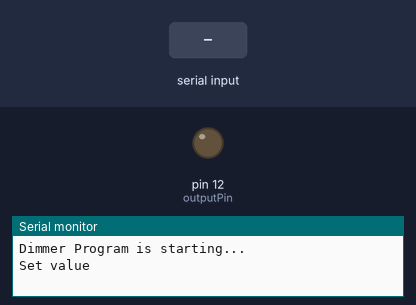
Simulated run of this sketch. Board: Arduino Uno, built with avr-gcc and run on an emulated ATmega328P. Parts: output pins drawn as LEDs (lit = HIGH), the last lines printed to the serial monitor. The inputs (shaded band) are chosen by the test bench.

Above: at 1.2 s.
1.3 s: "<90,45>" received over Serial
At 1.9 s:
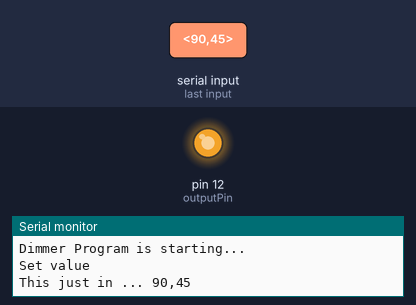
2.8 s: "<5>" received over Serial
At 3.1 s:
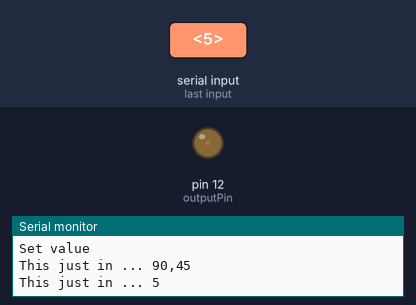
4.3 s: "<90>" received over Serial
At 5.4 s:
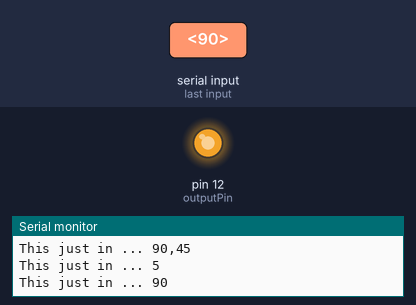
Timing chart, 0 to 7.3 s (numbered marks = the images above; inputs shaded):
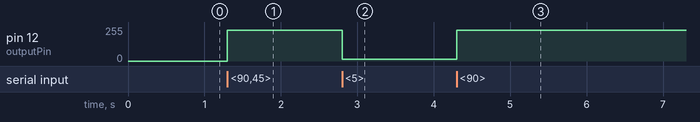

Measured:
- after the input at 1.3 s, pin 12 (outputPin): 0/255 → 229/255 at once
- after the input at 2.8 s, pin 12 (outputPin): 229/255 → 12/255 at once
- after the input at 4.3 s, pin 12 (outputPin): 12/255 → 229/255 at once

The sketch:

dimmer_robin.ino
```cpp
/**************
 *  RobotDyn
 *  Dimmer Library
 *  **************
 *
 * The following sketch is meant to define the dimming value through the serial port of the controller,
 * using USE_SERIAL.begin
 *    void printSpace() function is used for adding of space after functional data
 *    void loop()  serial port evaluator, used to register and define values in dimmer.setPower(outVal);
 *
 *
 *  ---------------------- OUTPUT & INPUT Pin table ---------------------
 *  +---------------+-------------------------+-------------------------+
 *  |   Board       | INPUT Pin               | OUTPUT Pin              |
 *  |               | Zero-Cross              |                         |
 *  +---------------+-------------------------+-------------------------+
 *  | Lenardo       | D7 (NOT CHANGABLE)      | D0-D6, D8-D13           |
 *  +---------------+-------------------------+-------------------------+
 *  | Mega          | D2 (NOT CHANGABLE)      | D0-D1, D3-D70           |
 *  +---------------+-------------------------+-------------------------+
 *  | Uno           | D2 (NOT CHANGABLE)      | D0-D1, D3-D20           |
 *  +---------------+-------------------------+-------------------------+
 *  | ESP8266       | D1(IO5),    D2(IO4),    | D0(IO16),   D1(IO5),    |
 *  |               | D5(IO14),   D6(IO12),   | D2(IO4),    D5(IO14),   |
 *  |               | D7(IO13),   D8(IO15),   | D6(IO12),   D7(IO13),   |
 *  |               |                         | D8(IO15)                |
 *  +---------------+-------------------------+-------------------------+
 *  | ESP32         | 4(GPI36),   6(GPI34),   | 8(GPO32),   9(GP033),   |
 *  |               | 5(GPI39),   7(GPI35),   | 10(GPIO25), 11(GPIO26), |
 *  |               | 8(GPO32),   9(GP033),   | 12(GPIO27), 13(GPIO14), |
 *  |               | 10(GPI025), 11(GPIO26), | 14(GPIO12), 16(GPIO13), |
 *  |               | 12(GPIO27), 13(GPIO14), | 23(GPIO15), 24(GPIO2),  |
 *  |               | 14(GPIO12), 16(GPIO13), | 25(GPIO0),  26(GPIO4),  |
 *  |               | 21(GPIO7),  23(GPIO15), | 27(GPIO16), 28(GPIO17), |
 *  |               | 24(GPIO2),  25(GPIO0),  | 29(GPIO5),  30(GPIO18), |
 *  |               | 26(GPIO4),  27(GPIO16), | 31(GPIO19), 33(GPIO21), |
 *  |               | 28(GPIO17), 29(GPIO5),  | 34(GPIO3),  35(GPIO1),  |
 *  |               | 30(GPIO18), 31(GPIO19), | 36(GPIO22), 37(GPIO23), |
 *  |               | 33(GPIO21), 35(GPIO1),  |                         |
 *  |               | 36(GPIO22), 37(GPIO23), |                         |
 *  +---------------+-------------------------+-------------------------+
 *  | Arduino M0    | D7 (NOT CHANGABLE)      | D0-D6, D8-D13           |
 *  | Arduino Zero  |                         |                         |
 *  +---------------+-------------------------+-------------------------+
 *  | Arduino Due   | D0-D53                  | D0-D53                  |
 *  +---------------+-------------------------+-------------------------+
 *  | STM32         | PA0-PA15,PB0-PB15       | PA0-PA15,PB0-PB15       |
 *  | Black Pill    | PC13-PC15               | PC13-PC15               |
 *  | BluePill      |                         |                         |
 *  | Etc...        |                         |                         |
 *  +---------------+-------------------------+-------------------------+
 */

#include <RBDdimmer.h>//

//#define USE_SERIAL  SerialUSB //Serial for boards whith USB serial port
#define USE_SERIAL  Serial
#define outputPin  12
#define zerocross  5 // for boards with CHANGEBLE input pins

//dimmerLamp dimmer(outputPin, zerocross); //initialase port for dimmer for ESP8266, ESP32, Arduino due boards
dimmerLamp dimmer(outputPin); //initialase port for dimmer for MEGA, Leonardo, UNO, Arduino M0, Arduino Zero

int outVal = 0;
const byte numChars = 32;
char receivedChars[numChars];

boolean newData = false;

void setup() {
  USE_SERIAL.begin(115200);
  USE_SERIAL.setTimeout(10);
  dimmer.begin(NORMAL_MODE, ON); //dimmer initialisation: name.begin(MODE, STATE)
  USE_SERIAL.println("Dimmer Program is starting...");
  USE_SERIAL.println("Set value");
}

void printSpace(int val)
{
  if ((val / 100) == 0) USE_SERIAL.print(" ");
  if ((val / 10) == 0) USE_SERIAL.print(" ");
}

void recvWithStartEndMarkers() {
    static boolean recvInProgress = false;
    static byte ndx = 0;
    char startMarker = '<';
    char endMarker = '>';
    char rc;

 // if (Serial.available() > 0) {
    while (Serial.available() > 0 && newData == false) {
        rc = Serial.read();

        if (recvInProgress == true) {
            if (rc != endMarker) {
                receivedChars[ndx] = rc;
                ndx++;
                if (ndx >= numChars) {
                    ndx = numChars - 1;
                }
            }
            else {
                receivedChars[ndx] = '\0'; // terminate the string
                recvInProgress = false;
                ndx = 0;
                newData = true;
            }
        }

        else if (rc == startMarker) {
            recvInProgress = true;
        }
    }
}

void showNewData() {
    if (newData == true) {
        Serial.print("This just in ... ");
        Serial.println(receivedChars);
        newData = false;
    }
}

void loop() {
  recvWithStartEndMarkers();
  showNewData();
  dimmer.setPower(atoi(receivedChars)); // setPower(0-100%);


}
```
